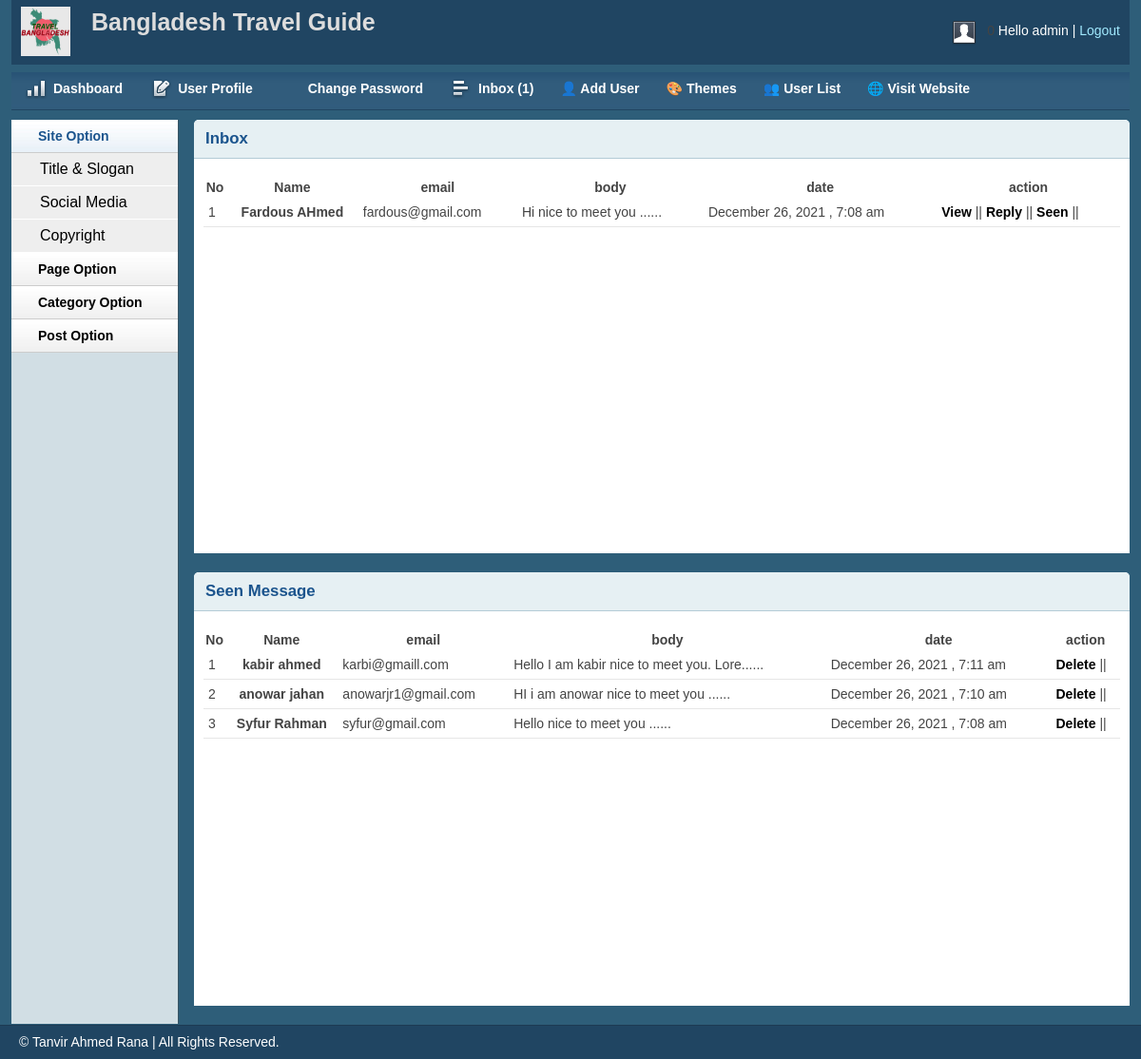
Page /admin/inbox.php (signed in) on the earlier database version.
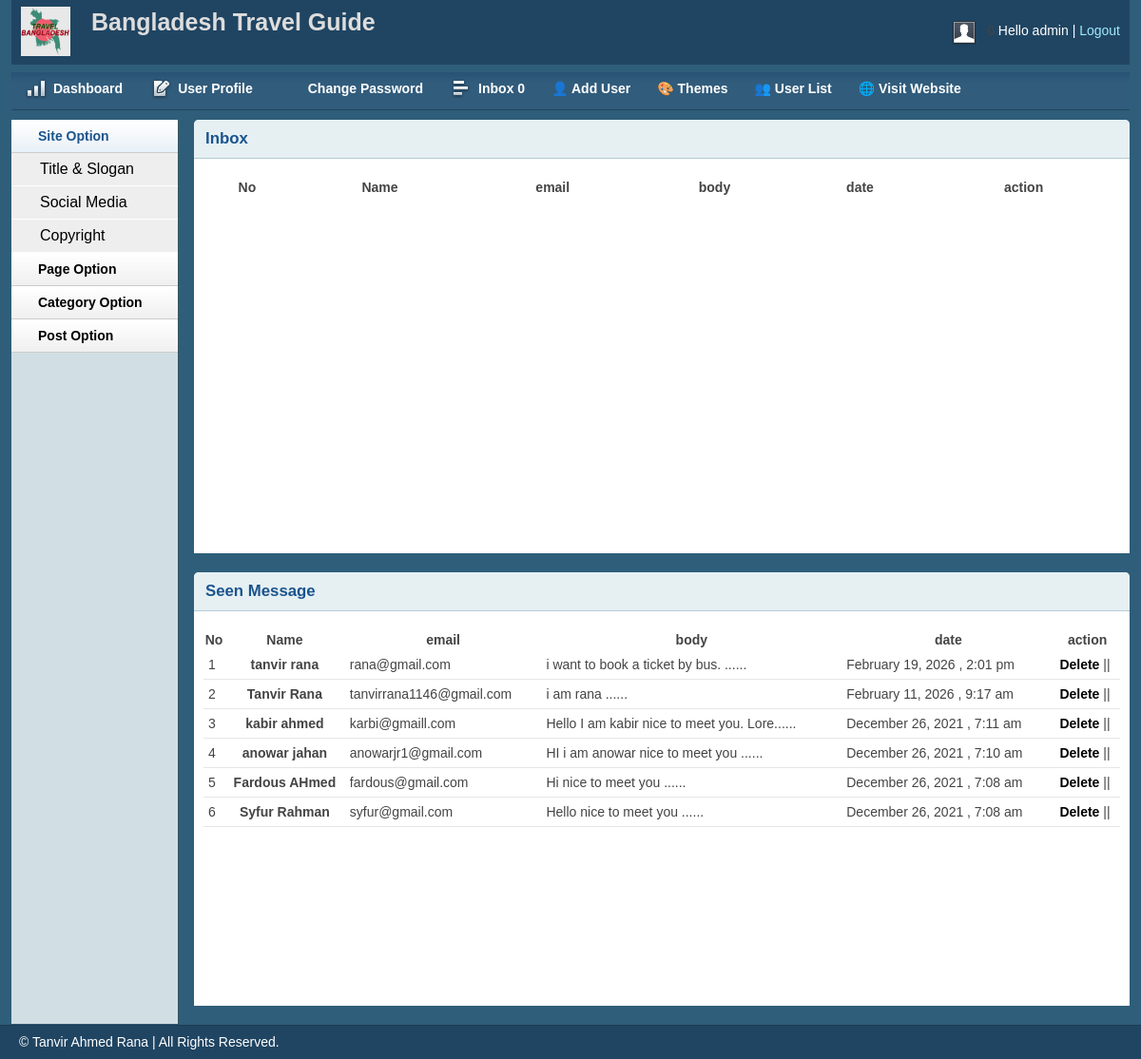
Same page on the later database version.
### tables this page shows
CREATE TABLE `tbl_contact` (
  `id` int(11) NOT NULL,
  `firstname` varchar(50) NOT NULL,
  `lastname` varchar(50) NOT NULL,
  `email` varchar(60) NOT NULL,
  `body` varchar(255) NOT NULL,
  `status` int(11) NOT NULL DEFAULT 0,
  `date` timestamp NOT NULL DEFAULT current_timestamp()
);

### lib/Session.php (called while the page is built, shortened)
<?php
class Session{
     public static function get($key) {
         if (isset($_SESSION["$key"])) {
             return $_SESSION["$key"];
         }else{
             return false;
         }
     }
}

### lib/Database.php (called while the page is built, shortened)
<?php
Class Database{
	public $host   = DB_HOST;
	public $user   = DB_USER;
	public $pass   = DB_PASS;
	public $dbname = DB_NAME;
	public $link;
	private function connectDB(){
	$this->link = new mysqli($this->host, $this->user, $this->pass, $this->dbname);
 }
	public function select($query){
		$result = $this->link->query($query) or die($this->link->error.__LINE__);
		if($result->num_rows > 0){
			return $result;
		} else {
			return false;
		}
	}
}

### helpers/Format.php (called while the page is built, shortened)
<?php
class Format{
    public function formaDate($date) {
        return date('F j, Y , g:i a', strtotime($date));
    }
    public function textShroten($text, $limit = 400){
       $text = $text. " ";
       $text = substr($text, 0, $limit);
       $text = $text."......";
       return $text;
    }
}

### admin/inbox.php (the view, shortened to what this page needs)
<?php include 'inc/header.php';?>
<?php include 'inc/sidebar.php';?>
<div class="grid_10">
<div class="box round first grid">
<h2>Inbox</h2>
<div class="block">
<table class="data display datatable" id="example">
<thead>
	<tr>
		<th>No</th>
		<th>Name</th>
		<th>email</th>
		<th>body</th>
		<th>date</th>
		<th>action</th>
	</tr>
</thead>
<tbody>
<?php
  $query = "SELECT * FROM tbl_contact WHERE status='0'  ORDER BY id DESC";
  $msg = $db->select($query);
 if ($msg) {
	 $i = 0;
	  while($data = $msg->fetch_assoc()) {
      $i++;
?>
	<tr class="odd gradeX">
		<td><?php echo $i?></td>
		<th><?php echo $data['firstname'].' '.$data['lastname']?></th>
		<td><?php echo $data['email']?></td>
		<td><?php echo $fm->textShroten($data['body'],40)?></td>
		<td><?php echo $fm->formaDate($data['date'] )?></td>
	<td>
		<a href="viewmsg.php?msgid=<?php echo $data['id']?>">View</a> ||
	    <a href="replymsg.php?msgid=<?php echo $data['id']?>">Reply</a> ||
		<a onclick="return confirm('do you want to transfer this message')" href="?seenid=<?php echo $data['id']?>">Seen</a> ||
	</td>
	</tr>
	<?php } } ?>
</tbody>
</table>
</div>
</div>
<div class="box round first grid">
<h2>Seen Message</h2>
<div class="block">
<table class="data display datatable" id="example">
<thead>
	<tr>
		<th>No</th>
		<th>Name</th>
		<th>email</th>
		<th>body</th>
		<th>date</th>
		<th>action</th>
	</tr>
</thead>
<tbody>
<?php
  $query = "SELECT * FROM tbl_contact WHERE status='1'  ORDER BY id DESC";
  $msg = $db->select($query);
 if ($msg) {
	 $i = 0;
	  while($data = $msg->fetch_assoc()) {
      $i++;
?>
	<tr class="odd gradeX">
		<td><?php echo $i?></td>
		<th><?php echo $data['firstname'].' '.$data['lastname']?></th>
		<td><?php echo $data['email']?></td>
		<td><?php echo $fm->textShroten($data['body'],40)?></td>
		<td><?php echo $fm->formaDate($data['date'] )?></td>
	<td>
		<a onclick="return confirm('are you sure you want to delete this?')" href="?delid=<?php echo $data['id']?>">Delete</a> ||
	 </td>
	</tr>
	<?php } } ?>
</tbody>
</table>
</div>
</div>
</div>
<?php include 'inc/footer.php';?>

### admin/inc/header.php (shortened to what this page needs)
<?php
    include '../lib/Session.php';
?>
<?php
    include '../lib/Database.php';
    include '../helpers/Format.php';
?>
<?php
    $db = new Database();
    $fm = new Format();
?>
<!DOCTYPE html>
<html>
<head>
<link rel="stylesheet" type="text/css" href="css/reset.css" media="screen" />
<link rel="stylesheet" type="text/css" href="css/text.css" media="screen" />
<link rel="stylesheet" type="text/css" href="css/grid.css" media="screen" />
<link rel="stylesheet" type="text/css" href="css/layout.css" media="screen" />
<link rel="stylesheet" type="text/css" href="css/nav.css" media="screen" />
<link href="css/table/demo_page.css" rel="stylesheet" type="text/css" />
</head>
<body>
<div class="container_12">
<div class="grid_12 header-repeat">
<div id="branding">
    <div class="floatleft logo">
        <img src="img/bd.png" alt="Logo" />
    </div>
    <div class="floatleft middle">
        <h1>Bangladesh Travel Guide</h1>
    </div>
    <div class="floatright">
        <div class="floatleft">
            <img src="img/img-profile.jpg" alt="Profile Pic" /></div>
        <div class="floatleft marginleft10">
            <ul class="inline-ul floatleft">
                <li>Hello <?php echo Session::get('username');?> </li>
                <li>
                <a href="?action=logout">Logout</a>
            </li>
            </ul>
        </div>
    </div>
</div>
</div>
<div class="grid_12">
<ul class="nav main">
    <li class="ic-dashboard"><a href="index.php"><span>Dashboard</span></a> </li>
    <li class="ic-form-style"><a href="userProfile.php"><span>User Profile</span></a></li>
    <li class="ic-typography"><a href="changepassword.php"><span>Change Password</span></a></li>
    <li class="ic-grid-tables"><a href="inbox.php"><span>Inbox
        <?php
         $query = "SELECT * FROM tbl_contact WHERE status='0' ORDER BY id DESC";
         $msg = $db->select($query);
         if ($msg) {
             $count = mysqli_num_rows($msg);
             echo "(".$count.")";
         }else{
             echo "0";
         }
        ?>
    </span></a></li>
<?php
if (Session::get('userRole') == '0') {  ?>
    <li class="ic-charts"><a href="addUser.php">&#128100; Add User</a></li>
<?php } ?>
    <li class="ic-charts"><a href="theme.php" >&#127912; Themes </a></li>
   <li class="ic-charts"><a href="userlist.php">&#128101; User List</a></li>
    <li class="ic-charts"><a href="postlist.php">&#127760; Visit Website</a></li>
</ul>
</div>

### admin/inc/sidebar.php (shortened to what this page needs)
<div class="grid_2">
    <div class="box sidemenu">
        <div class="block" id="section-menu">
            <ul class="section menu">
                <li><a class="menuitem">Site Option</a>
                    <ul class="submenu">
                        <li><a href="titleslogan.php">Title & Slogan</a></li>
                        <li><a href="social.php">Social Media</a></li>
                        <li><a href="copyright.php">Copyright</a></li>
                    </ul>
                </li>
                <li><a class="menuitem">Page Option</a>
                </li>
                <li><a class="menuitem">Category Option</a>
                </li>
                <li><a class="menuitem">Post Option</a>
                </li>
            </ul>
        </div>
    </div>
</div>

### admin/inc/footer.php (shortened to what this page needs)
    </div>
    <div id="site_info">
        <p>
         &copy; Tanvir Ahmed Rana | All Rights Reserved.
        </p>
    </div>
</body>
</html>

### admin/css/layout.css (style rules this page uses)
body { background: #fff none repeat scroll 0 0; color: #444; font-size: 14px; padding: 0; }
.floatleft { float: left; }
.logo img { margin-top: -15px; width: 52px; }
.middle { margin-left: 22px; margin-top: -14px; }
.middle h1 { color: #ddd; margin: 0 }
.floatright { float: right; }
.inline-ul li { display: inline; color: #fff; }
.marginleft10 { margin-left: 10px; }
a { color: #000; font-weight: bold; text-decoration: none; }
.container_12, .container_16 { background: #2E5E79; }
h1, h2, h3, h4, h5, h6 { line-height: 1.2em; margin-bottom: .3em; }
h2 { margin-top: 1em; }
#branding { font-weight: normal; margin-bottom: 0; padding: 22px 10px 3px; text-align: left; }
.header-repeat { background: url(../img/header-repeat.jpg) repeat-x; }
#branding a { color: #A1EAFF; font-weight: normal; }
#branding a:before { content: " | "; color: #fff; }
#branding ul, #branding ul li { margin: 0px; padding: 0px; }
#branding li { padding: 0px 0px 0px 0px !important; }
.box { background: #fff; margin-bottom: 20px; padding: 10px 10px 10px 10px; margin-left: -8px; }
.box.grid { padding-bottom: 40px; }
.box.round { -moz-border-radius: 5px 5px 0px 0px; -webkit-border-radius: 5px 5px 0px 0px; border-radius: 5px 5px 0px 0px; }
.box h2 { font-size: 1.2em; font-weight: bold; color: #1B548D; background: #E6F0F3; margin: -10px -10px 0 -10px; padding: 10px 12px; border-bottom: 1px solid #B3CBD6; -moz-border-radius: 5px 5px 0px 0px; -webkit-border-radius: 5px 5px 0px 0px; border-radius: 5px 5px 0px 0px; }
.box.first { min-height: 406px; }
.block { padding-top: 20px; }
.box.sidemenu { background-color: #D1DEE4; border-right: 1px solid #3A5665; padding: 0px; margin: 0px; cursor: pointer; }
.box.sidemenu .block { padding-top: 0px; margin-top: 0px; }
p { margin-bottom: 1em; }
ul, ol { padding-top: 0; }
ul.menu { list-style: none; border-top: 1px solid #bbb; }
ul.menu li { margin: 0; }
ul.menu li a { display: block; padding: 4px 10px; border-bottom: 1px solid #ccc; }
ul.menu ul { list-style: none; margin: 0; }
ul.menu ul li a { padding-left: 30px; }
ul.section { border-top: 0; margin-bottom: 0; }
ul.section li a { background: url(../img/sidemenu-repeat.jpg) repeat-x; line-height: 26px; padding-left: 28px; }
ul.section li li a { background: #ddd; border-bottom: 1px solid #eee; }
ul.section ul li { text-transform: none; }
ul.section ul.current li a { background: #eee none repeat scroll 0 0; border-bottom: 1px solid #fff; font-size: 16px; font-weight: normal; }
ul.section li a.current { color: #1B548D; background: url(../img/sidemenu-repeat-hover.jpg) repeat-x; }
#site_info { color: #fff; background: #204562; border-top: 1px solid #1d3b53; padding-left: 20px; }
#site_info p { line-height: 35px; margin-bottom: 0px; }
.block { padding-bottom: 1px; }
table.display { margin: 0 auto; clear: both; width: 100%; }
tr.odd { height: 30px; line-height: 30px; border-bottom: 1px solid #e6e6e6; }
tr.odd td, tr.even td { padding-left: 5px; }

Differences in the rows shown:
added tbl_contact: firstname "tanvir", lastname "rana", email "rana@gmail.com", body "i want to book a ticket by bus. ......", date "February 19, 2026 , 2:01 pm", shown under "Seen Message"
added tbl_contact: firstname "Tanvir", lastname "Rana", email "tanvirrana1146@gmail.com", body "i am rana ......", date "February 11, 2026 , 9:17 am", shown under "Seen Message"
changed tbl_contact "Fardous": moves from the list under "Inbox" to the list under "Seen Message"
Other differences:
$count: "1" → (not shown)
text now shown: "0"
